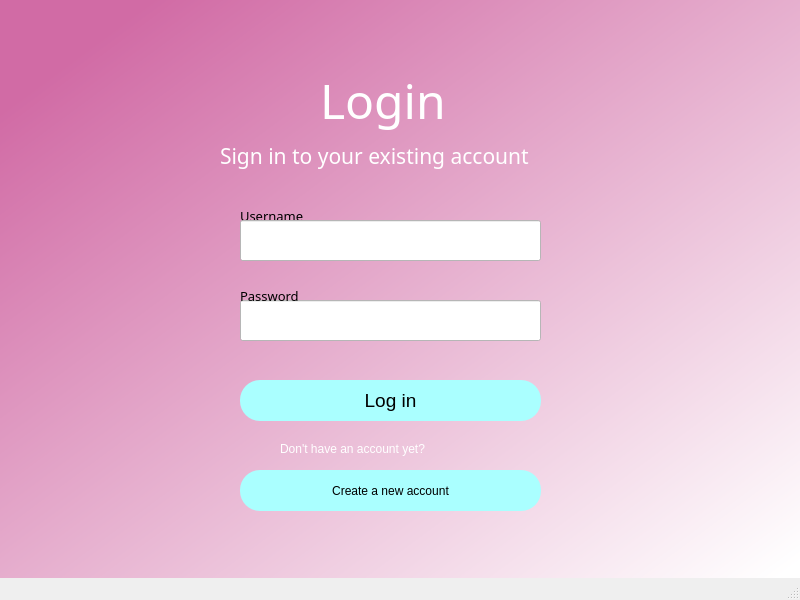
<?xml version="1.0" encoding="UTF-8"?>
<ui version="4.0">
 <class>LoginWindow</class>
 <widget class="QMainWindow" name="LoginWindow">
  <property name="geometry">
   <rect>
    <x>0</x>
    <y>0</y>
    <width>800</width>
    <height>600</height>
   </rect>
  </property>
  <property name="windowTitle">
   <string>MainWindow</string>
  </property>
  <widget class="QWidget" name="centralwidget">
   <property name="styleSheet">
    <string notr="true">QWidget#centralwidget{
background-color: qlineargradient(spread:pad, x1:0.091, y1:0.101636, x2:0.991379, y2:0.977, stop:0 rgba(209, 107, 165, 255), stop:1 rgba(255, 255, 255, 255));}</string>
   </property>
   <widget class="QLabel" name="label">
    <property name="geometry">
     <rect>
      <x>240</x>
      <y>205</y>
      <width>81</width>
      <height>21</height>
     </rect>
    </property>
    <property name="font">
     <font>
      <family>MS Shell Dig2</family>
      <pointsize>10</pointsize>
      <italic>false</italic>
      <bold>false</bold>
     </font>
    </property>
    <property name="styleSheet">
     <string notr="true">font: 10pt &quot;MS Shell Dig2&quot;;
color: rgb(0,0,0);</string>
    </property>
    <property name="text">
     <string>Username</string>
    </property>
   </widget>
   <widget class="QLineEdit" name="usernameLineEdit">
    <property name="geometry">
     <rect>
      <x>240</x>
      <y>220</y>
      <width>301</width>
      <height>41</height>
     </rect>
    </property>
    <property name="styleSheet">
     <string notr="true">background-color:rgb(255, 255, 255);
border-color: rgb(0,0,0);
font: 12pt &quot;MS Shell Dig 2&quot;</string>
    </property>
   </widget>
   <widget class="QLabel" name="label_3">
    <property name="geometry">
     <rect>
      <x>320</x>
      <y>70</y>
      <width>131</width>
      <height>61</height>
     </rect>
    </property>
    <property name="font">
     <font>
      <family>MS Shell Dig 2</family>
      <pointsize>36</pointsize>
      <italic>false</italic>
      <bold>false</bold>
     </font>
    </property>
    <property name="styleSheet">
     <string notr="true">font: 36pt &quot;MS Shell Dig 2&quot;; color: rgb(255, 255, 255)</string>
    </property>
    <property name="text">
     <string>Login</string>
    </property>
   </widget>
   <widget class="QLabel" name="label_4">
    <property name="geometry">
     <rect>
      <x>220</x>
      <y>140</y>
      <width>341</width>
      <height>31</height>
     </rect>
    </property>
    <property name="font">
     <font>
      <family>MS Shell Dig 2</family>
      <pointsize>16</pointsize>
      <italic>false</italic>
      <bold>false</bold>
     </font>
    </property>
    <property name="styleSheet">
     <string notr="true">font: 16pt &quot;MS Shell Dig 2&quot;; color: rgb(255, 255, 255)</string>
    </property>
    <property name="text">
     <string>Sign in to your existing account</string>
    </property>
   </widget>
   <widget class="QLineEdit" name="passwordLineEdit">
    <property name="geometry">
     <rect>
      <x>240</x>
      <y>300</y>
      <width>301</width>
      <height>41</height>
     </rect>
    </property>
    <property name="styleSheet">
     <string notr="true">background-color:rgb(255, 255, 255);
border-color: rgb(0,0,0);
font: 12pt &quot;MS Shell Dig 2&quot;</string>
    </property>
   </widget>
   <widget class="QPushButton" name="pushButton">
    <property name="geometry">
     <rect>
      <x>240</x>
      <y>380</y>
      <width>301</width>
      <height>41</height>
     </rect>
    </property>
    <property name="font">
     <font>
      <family>MS Shell Dlg 2</family>
      <pointsize>14</pointsize>
      <italic>false</italic>
      <bold>false</bold>
     </font>
    </property>
    <property name="styleSheet">
     <string notr="true">border-radius:20px;
background-color: rgb(170, 255, 255);
font: 14pt &quot;MS Shell Dlg 2&quot;;
color: rgb(0, 0, 0);</string>
    </property>
    <property name="text">
     <string>Log in</string>
    </property>
   </widget>
   <widget class="QLabel" name="label_5">
    <property name="geometry">
     <rect>
      <x>240</x>
      <y>280</y>
      <width>81</width>
      <height>31</height>
     </rect>
    </property>
    <property name="font">
     <font>
      <family>MS Shell Dig2</family>
      <pointsize>10</pointsize>
      <italic>false</italic>
      <bold>false</bold>
     </font>
    </property>
    <property name="styleSheet">
     <string notr="true">font: 10pt &quot;MS Shell Dig2&quot;;
color: rgb(0,0,0);</string>
    </property>
    <property name="text">
     <string>Password</string>
    </property>
   </widget>
   <widget class="QPushButton" name="createAccountPushButton">
    <property name="geometry">
     <rect>
      <x>240</x>
      <y>470</y>
      <width>301</width>
      <height>41</height>
     </rect>
    </property>
    <property name="styleSheet">
     <string notr="true">border-radius:20px;
background-color: rgb(170, 255, 255);
font: 14pt &quot;MS Shell Dlg 2&quot;;
color: rgb(0, 0, 0);</string>
    </property>
    <property name="text">
     <string>Create a new account</string>
    </property>
   </widget>
   <widget class="QLabel" name="label_2">
    <property name="geometry">
     <rect>
      <x>280</x>
      <y>440</y>
      <width>221</width>
      <height>17</height>
     </rect>
    </property>
    <property name="styleSheet">
     <string notr="true">font: 12pt &quot;MS Shell Dig 2&quot;; color: rgb(255, 255, 255)</string>
    </property>
    <property name="text">
     <string>Don't have an account yet?</string>
    </property>
   </widget>
   <widget class="QLabel" name="errorLabel">
    <property name="geometry">
     <rect>
      <x>240</x>
      <y>350</y>
      <width>301</width>
      <height>16</height>
     </rect>
    </property>
    <property name="styleSheet">
     <string notr="true">font: 11pt &quot;MS Shell Dig 2&quot;; color: red;</string>
    </property>
    <property name="text">
     <string/>
    </property>
   </widget>
  </widget>
  <widget class="QStatusBar" name="statusbar"/>
 </widget>
 <resources/>
 <connections/>
</ui>
